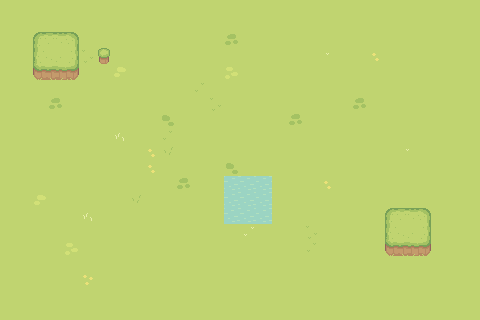

A level layout from a 2D game, rendered from its tile map. Below: a short description, then the map file with its tile-grid data intact:
An orthogonal 30x20 tile map with 16x16 px tiles, 3 tile layers (Ground, Water, Hills), 3 tilesets and 4 objects (Player).

<map version="1.10" tiledversion="1.11.0" orientation="orthogonal" renderorder="right-down" width="30" height="20" tilewidth="16" tileheight="16" infinite="0" nextlayerid="6" nextobjectid="9">
 <tileset firstgid="1" name="Grass" tilewidth="16" tileheight="16" tilecount="77" columns="11">
  <image source="../images/Grass.png" width="176" height="112" />
 </tileset>
 <tileset firstgid="78" name="Water" tilewidth="16" tileheight="16" tilecount="4" columns="4">
  <image source="../images/Water.png" width="64" height="16" />
 </tileset>
 <tileset firstgid="82" name="Hills" tilewidth="16" tileheight="16" tilecount="77" columns="11">
  <image source="../images/Hills.png" width="176" height="112" />
 </tileset>
 <layer id="1" name="Ground" width="30" height="20">
  <data encoding="csv">
13,13,13,13,13,13,13,13,13,13,13,13,13,13,13,13,13,13,13,13,13,13,13,13,13,13,13,13,13,13,
13,13,13,13,13,13,13,13,13,13,13,13,13,13,13,13,13,13,13,13,13,13,13,13,13,13,13,13,13,13,
13,13,13,13,13,13,13,13,13,13,13,13,13,13,60,13,13,13,13,13,13,13,13,13,13,13,13,13,13,13,
13,13,13,13,13,58,13,13,13,13,13,13,13,13,13,13,13,13,13,13,69,13,13,72,13,13,13,13,13,13,
13,13,13,13,13,13,13,71,13,13,13,13,13,13,70,13,13,13,13,13,13,13,13,13,13,13,13,13,13,13,
13,13,13,13,13,13,13,13,13,13,13,13,57,13,13,13,13,13,13,13,13,13,13,13,13,13,13,13,13,13,
13,13,13,60,13,13,13,13,13,13,13,13,13,58,13,13,13,13,13,13,13,13,60,13,13,13,13,13,13,13,
13,13,13,13,13,13,13,13,13,13,59,13,13,13,13,13,13,13,60,13,13,13,13,13,13,13,13,13,13,13,
13,13,13,13,13,13,13,67,13,13,57,13,13,13,13,13,13,13,13,13,13,13,13,13,13,13,13,13,13,13,
13,13,13,13,13,13,13,13,13,72,56,13,13,13,13,13,13,13,13,13,13,13,13,13,13,69,13,13,13,13,
13,13,13,13,13,13,13,13,13,72,13,13,13,13,59,13,13,13,13,13,13,13,13,13,13,13,13,13,13,13,
13,13,13,13,13,13,13,13,13,13,13,60,13,13,13,13,13,13,13,13,72,13,13,13,13,13,13,13,13,13,
13,13,71,13,13,13,13,13,56,13,13,13,13,13,13,13,13,13,13,13,13,13,13,13,13,13,13,13,13,13,
13,13,13,13,13,67,13,13,13,13,13,13,13,13,13,13,13,13,13,13,13,13,13,13,13,13,13,13,13,13,
13,13,13,13,13,13,13,13,13,13,13,13,13,13,13,68,13,13,13,58,13,13,13,13,13,13,67,13,13,13,
13,13,13,13,70,13,13,13,13,13,13,13,13,13,13,13,13,13,13,57,13,13,13,13,13,13,13,13,13,13,
13,13,13,13,13,13,13,13,13,13,13,13,13,13,13,13,13,13,13,13,13,13,13,13,13,13,13,13,13,13,
13,13,13,13,13,61,13,13,13,13,13,13,13,13,13,13,13,13,13,13,13,13,13,13,13,13,13,13,13,13,
13,13,13,13,13,13,13,13,13,13,13,13,13,13,13,13,13,13,13,13,13,13,13,13,13,13,13,13,13,13,
13,13,13,13,13,13,13,13,13,13,13,13,13,13,13,13,13,13,13,13,13,13,13,13,13,13,13,13,13,13
</data>
 </layer>
 <layer id="2" name="Water" width="30" height="20">
  <data encoding="csv">
0,0,0,0,0,0,0,0,0,0,0,0,0,0,0,0,0,0,0,0,0,0,0,0,0,0,0,0,0,0,
0,0,0,0,0,0,0,0,0,0,0,0,0,0,0,0,0,0,0,0,0,0,0,0,0,0,0,0,0,0,
0,0,0,0,0,0,0,0,0,0,0,0,0,0,0,0,0,0,0,0,0,0,0,0,0,0,0,0,0,0,
0,0,0,0,0,0,0,0,0,0,0,0,0,0,0,0,0,0,0,0,0,0,0,0,0,0,0,0,0,0,
0,0,0,0,0,0,0,0,0,0,0,0,0,0,0,0,0,0,0,0,0,0,0,0,0,0,0,0,0,0,
0,0,0,0,0,0,0,0,0,0,0,0,0,0,0,0,0,0,0,0,0,0,0,0,0,0,0,0,0,0,
0,0,0,0,0,0,0,0,0,0,0,0,0,0,0,0,0,0,0,0,0,0,0,0,0,0,0,0,0,0,
0,0,0,0,0,0,0,0,0,0,0,0,0,0,0,0,0,0,0,0,0,0,0,0,0,0,0,0,0,0,
0,0,0,0,0,0,0,0,0,0,0,0,0,0,0,0,0,0,0,0,0,0,0,0,0,0,0,0,0,0,
0,0,0,0,0,0,0,0,0,0,0,0,0,0,0,0,0,0,0,0,0,0,0,0,0,0,0,0,0,0,
0,0,0,0,0,0,0,0,0,0,0,0,0,0,0,0,0,0,0,0,0,0,0,0,0,0,0,0,0,0,
0,0,0,0,0,0,0,0,0,0,0,0,0,0,80,79,78,0,0,0,0,0,0,0,0,0,0,0,0,0,
0,0,0,0,0,0,0,0,0,0,0,0,0,0,80,79,78,0,0,0,0,0,0,0,0,0,0,0,0,0,
0,0,0,0,0,0,0,0,0,0,0,0,0,0,79,79,78,0,0,0,0,0,0,0,0,0,0,0,0,0,
0,0,0,0,0,0,0,0,0,0,0,0,0,0,0,0,0,0,0,0,0,0,0,0,0,0,0,0,0,0,
0,0,0,0,0,0,0,0,0,0,0,0,0,0,0,0,0,0,0,0,0,0,0,0,0,0,0,0,0,0,
0,0,0,0,0,0,0,0,0,0,0,0,0,0,0,0,0,0,0,0,0,0,0,0,0,0,0,0,0,0,
0,0,0,0,0,0,0,0,0,0,0,0,0,0,0,0,0,0,0,0,0,0,0,0,0,0,0,0,0,0,
0,0,0,0,0,0,0,0,0,0,0,0,0,0,0,0,0,0,0,0,0,0,0,0,0,0,0,0,0,0,
0,0,0,0,0,0,0,0,0,0,0,0,0,0,0,0,0,0,0,0,0,0,0,0,0,0,0,0,0,0
</data>
 </layer>
 <layer id="3" name="Hills" width="30" height="20">
  <data encoding="csv">
0,0,0,0,0,0,0,0,0,0,0,0,0,0,0,0,0,0,0,0,0,0,0,0,0,0,0,0,0,0,
0,0,0,0,0,0,0,0,0,0,0,0,0,0,0,0,0,0,0,0,0,0,0,0,0,0,0,0,0,0,
0,0,82,83,84,0,0,0,0,0,0,0,0,0,0,0,0,0,0,0,0,0,0,0,0,0,0,0,0,0,
0,0,93,94,95,0,155,0,0,0,0,0,0,0,0,0,0,0,0,0,0,0,0,0,0,0,0,0,0,0,
0,0,104,105,106,0,0,0,0,0,0,0,0,0,0,0,0,0,0,0,0,0,0,0,0,0,0,0,0,0,
0,0,0,0,0,0,0,0,0,0,0,0,0,0,0,0,0,0,0,0,0,0,0,0,0,0,0,0,0,0,
0,0,0,0,0,0,0,0,0,0,0,0,0,0,0,0,0,0,0,0,0,0,0,0,0,0,0,0,0,0,
0,0,0,0,0,0,0,0,0,0,0,0,0,0,0,0,0,0,0,0,0,0,0,0,0,0,0,0,0,0,
0,0,0,0,0,0,0,0,0,0,0,0,0,0,0,0,0,0,0,0,0,0,0,0,0,0,0,0,0,0,
0,0,0,0,0,0,0,0,0,0,0,0,0,0,0,0,0,0,0,0,0,0,0,0,0,0,0,0,0,0,
0,0,0,0,0,0,0,0,0,0,0,0,0,0,0,0,0,0,0,0,0,0,0,0,0,0,0,0,0,0,
0,0,0,0,0,0,0,0,0,0,0,0,0,0,0,0,0,0,0,0,0,0,0,0,0,0,0,0,0,0,
0,0,0,0,0,0,0,0,0,0,0,0,0,0,0,0,0,0,0,0,0,0,0,0,0,0,0,0,0,0,
0,0,0,0,0,0,0,0,0,0,0,0,0,0,0,0,0,0,0,0,0,0,0,0,82,83,84,0,0,0,
0,0,0,0,0,0,0,0,0,0,0,0,0,0,0,0,0,0,0,0,0,0,0,0,93,94,95,0,0,0,
0,0,0,0,0,0,0,0,0,0,0,0,0,0,0,0,0,0,0,0,0,0,0,0,104,105,106,0,0,0,
0,0,0,0,0,0,0,0,0,0,0,0,0,0,0,0,0,0,0,0,0,0,0,0,0,0,0,0,0,0,
0,0,0,0,0,0,0,0,0,0,0,0,0,0,0,0,0,0,0,0,0,0,0,0,0,0,0,0,0,0,
0,0,0,0,0,0,0,0,0,0,0,0,0,0,0,0,0,0,0,0,0,0,0,0,0,0,0,0,0,0,
0,0,0,0,0,0,0,0,0,0,0,0,0,0,0,0,0,0,0,0,0,0,0,0,0,0,0,0,0,0
</data>
 </layer>
 <objectgroup id="4" name="Spawnpoints">
  <object id="2" name="Player" type="Player" x="176" y="112" width="16" height="16" />
  <object id="3" x="144" y="32" />
 </objectgroup>
 <objectgroup id="5" name="Colliders">
  <object id="6" x="32" y="32" width="48" height="48" />
  <object id="7" x="384" y="208" width="48" height="48" />
 </objectgroup>
</map>
